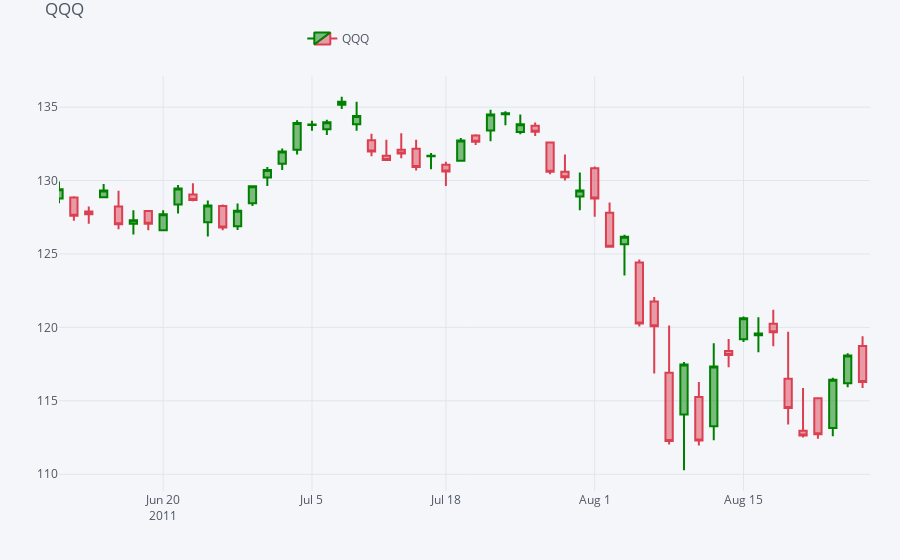

Here is the notebook cell this chart was saved with:
### Code cell
df = data.iloc[all_re[0]['index'] : all_re[0]['index'] + len(s_data) + 20]
r_qf = cf.QuantFig(df, title='QQQ', legend='top', name='QQQ')
r_qf.figure(up_color='green', down_color='red')
fig = r_qf.figure(up_color='green', down_color='red')
fig.update_xaxes(
    rangebreaks=[
        dict(values=xaxes(begin, end, df))  # 剔除所有非交易日
    ]
)
fig.show()

### Figure 1 — Plotly figure (JSON) as saved in the notebook; plotly's stock layout.template omitted (floating-point values rounded to 4 significant figures; data arrays with more than 128 entries replaced by an {"elided": "..."} marker saying what was removed)
{"data": [{"close": [129.4, 127.6, 127.7, 129.3, 127.0, 127.3, 127.1, 127.7, 129.4, 128.7, 128.3, 126.8, 127.9, 129.6, 130.7, 132.0, 133.9, 133.8, 134.0, 135.4, 134.4, 132.0, 131.4, 131.8, 130.9, 131.7, 130.6, 132.7, 132.6, 134.5, 134.6, 133.8, 133.3, 130.6, 130.2, 129.3, 128.8, 125.5, 126.2, 120.3, 120.1, 112.3, 117.5, 112.3, 117.3, 118.1, 120.6, 119.6, 119.7, 114.5, 112.6, 112.7, 116.4, 118.1, 116.3], "decreasing": {"line": {"color": "#db4052"}}, "high": [129.9, 128.9, 128.2, 129.8, 129.3, 128.0, 127.9, 128.0, 129.7, 129.8, 128.6, 128.4, 128.4, 129.6, 130.9, 132.2, 134.1, 134.1, 134.1, 135.7, 135.4, 133.2, 132.8, 133.2, 132.8, 131.9, 131.3, 132.9, 133.1, 134.8, 134.7, 134.5, 134.0, 132.6, 131.8, 130.6, 131.0, 128.5, 126.3, 124.6, 122.1, 120.1, 117.6, 116.3, 118.9, 119.2, 120.7, 120.7, 121.2, 119.7, 115.9, 115.2, 116.6, 118.2, 119.4], "increasing": {"line": {"color": "#008000"}}, "low": [128.5, 127.3, 127.1, 128.8, 126.7, 126.3, 126.6, 126.6, 127.8, 128.6, 126.2, 126.6, 126.6, 128.3, 129.6, 130.7, 131.8, 133.4, 133.1, 134.9, 133.4, 131.7, 131.4, 131.5, 130.7, 130.8, 129.6, 131.3, 132.4, 132.7, 133.8, 133.2, 133.0, 130.4, 130.0, 128.0, 127.5, 125.5, 123.5, 120.1, 116.9, 112.0, 110.3, 111.9, 112.3, 117.3, 119.0, 118.3, 118.7, 113.4, 112.5, 112.4, 112.6, 115.9, 115.9], "name": "QQQ", "open": [128.8, 128.9, 127.9, 128.9, 128.2, 127.1, 127.9, 126.6, 128.4, 129.1, 127.2, 128.3, 126.9, 128.4, 130.2, 131.1, 132.1, 133.8, 133.5, 135.2, 133.8, 132.8, 131.7, 132.1, 132.2, 131.7, 131.1, 131.3, 133.1, 133.4, 134.5, 133.3, 133.7, 132.6, 130.6, 128.9, 130.8, 127.8, 125.7, 124.4, 121.8, 116.9, 114.1, 115.3, 113.3, 118.4, 119.2, 119.5, 120.2, 116.5, 113.0, 115.2, 113.2, 116.2, 118.7], "showlegend": true, "x": ["2011-06-09", "2011-06-10", "2011-06-13", "2011-06-14", "2011-06-15", "2011-06-16", "2011-06-17", "2011-06-20", "2011-06-21", "2011-06-22", "2011-06-23", "2011-06-24", "2011-06-27", "2011-06-28", "2011-06-29", "2011-06-30", "2011-07-01", "2011-07-05", "2011-07-06", "2011-07-07", "2011-07-08", "2011-07-11", "2011-07-12", "2011-07-13", "2011-07-14", "2011-07-15", "2011-07-18", "2011-07-19", "2011-07-20", "2011-07-21", "2011-07-22", "2011-07-25", "2011-07-26", "2011-07-27", "2011-07-28", "2011-07-29", "2011-08-01", "2011-08-02", "2011-08-03", "2011-08-04", "2011-08-05", "2011-08-08", "2011-08-09", "2011-08-10", "2011-08-11", "2011-08-12", "2011-08-15", "2011-08-16", "2011-08-17", "2011-08-18", "2011-08-19", "2011-08-22", "2011-08-23", "2011-08-24", "2011-08-25"], "yaxis": "y2", "type": "candlestick"}], "layout": {"legend": {"bgcolor": "#F5F6F9", "font": {"color": "#4D5663"}, "orientation": "h", "x": 0.3, "y": 0.95, "yanchor": "bottom"}, "margin": {"b": 30, "l": 30, "r": 30, "t": 30}, "paper_bgcolor": "#F5F6F9", "plot_bgcolor": "#F5F6F9", "showlegend": true, "title": {"font": {"color": "#4D5663"}, "text": "QQQ"}, "xaxis": {"anchor": "y2", "gridcolor": "#E1E5ED", "rangeselector": {"bgcolor": "rgba(150, 200, 250, 1)", "buttons": [{"count": 1, "label": "1m", "step": "month", "stepmode": "backward"}, {"count": 1, "label": "1y", "step": "year", "stepmode": "backward"}], "font": {"size": 13}, "visible": false, "x": 0, "y": 0.9}, "rangeslider": {"visible": false}, "showgrid": true, "tickfont": {"color": "#4D5663"}, "title": {"font": {"color": "#4D5663"}, "text": ""}, "zerolinecolor": "#E1E5ED", "rangebreaks": [{"values": {"elided": "8550 str values"}}]}, "yaxis": {"gridcolor": "#E1E5ED", "showgrid": true, "showticklabels": false, "tickfont": {"color": "#4D5663"}, "title": {"font": {"color": "#4D5663"}, "text": ""}, "zerolinecolor": "#E1E5ED"}, "yaxis2": {"domain": [0.0, 0.9], "gridcolor": "#E1E5ED", "showgrid": true, "tickfont": {"color": "#4D5663"}, "title": {"font": {"color": "#4D5663"}, "text": ""}, "zerolinecolor": "#E1E5ED"}}}
